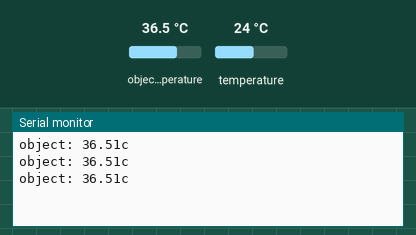
Simulated run of this sketch. Board: Arduino Uno, built with avr-gcc and run on an emulated ATmega328P. On the bench: the last lines printed to the serial monitor. The test bench sets the inputs (shaded band); at power-on: object temperature 36.5 °C, temperature 24 °C.

Above: at 1.3 s.
1.4 s: object temperature set to 32 °C
At 1.9 s:
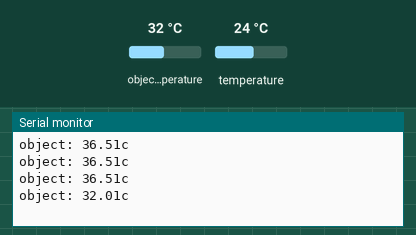
2.9 s: object temperature set to 39 °C
At 3.4 s:
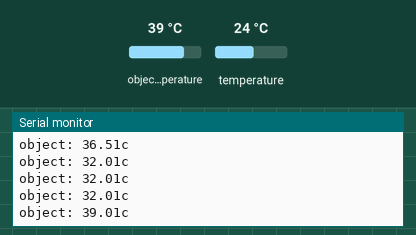
Timing chart, 0 to 5.9 s (numbered marks = the images above; inputs shaded):
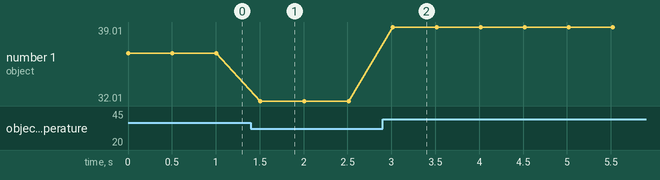

The sketch:

2_11_2.ino
```cpp
#include <Adafruit_MLX90614.h>

Adafruit_MLX90614 mlx = Adafruit_MLX90614();

void setup() {
  Serial.begin(9600);

  mlx.begin();
}

void loop() {
  float ambientTemp = mlx.readAmbientTempC();
  float objectTemp = mlx.readObjectTempC();

  if(objectTemp >= 30.0)
  {
    Serial.print("object: ");
    Serial.print(objectTemp);
    Serial.println("c");
  }
  delay(500);
}
//2_11_2.ino
```

Measured:
- after the input at 1.4 s, the serial monitor: prints a new line after 0.11 s (image 1)
- after the input at 2.9 s, the serial monitor: prints a new line after 0.11 s (image 2)
- plotted number 1: 36.51 → 32.01 after the input at 1.4 s, 32.01 → 39.01 after the input at 2.9 s
